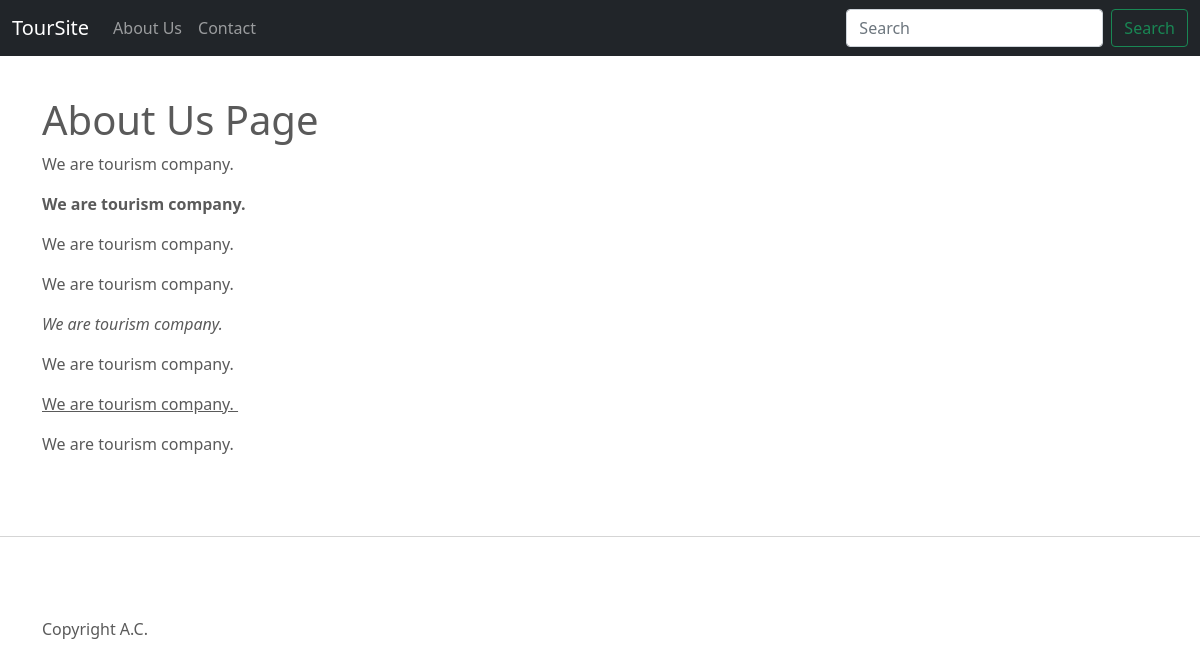
Screenshot of /page/about-us with the database file from the repository.
### toursite/models.py (models this page shows, shortened)
class Option(models.Model):
    name = models.CharField(max_length=200)
    description = models.TextField()
    content = RichTextField()

class Page(models.Model):
    title = models.CharField(max_length=200)
    slug = models.SlugField(default='', max_length=200, blank=True)
    link = models.CharField(max_length=500, null=True, blank=True)
    description = models.TextField()
    content = RichTextField()
    status = models.CharField(choices=(
            ('y', "Yayinda"),
            ('t', "Taslak"),
        ),
        max_length=1
    )
    page_type = models.CharField(choices=(
            ('u', "Üst menü"),
            ('y', "Yan Menü"),
            ('a', "Alt Menü"),
        ),
        max_length=1
    )
    order = models.IntegerField()
    parent = models.ForeignKey("Page", on_delete=models.SET_NULL, null=True, blank=True)
    def get_absolute_url(self):
        if self.link:
            return self.link
        else:
            return reverse('page-detail', kwargs={'slug': self.slug})

### toursite/views.py (the view)
# urls.py: path('page/<slug:slug>', PageDetailView.as_view(),name='page-detail'),
class PageDetailView(DetailView):
    model = Page
    template_name = 'page_detail.html'

### toursite/context_proccessors.py (called while the page is built)
def pages(request):
    return {
        'pages': Page.objects.all()
    }

def options(request):
    return {
        'options': Option.objects.all()
    }

### toursite/templates/page_detail.html (shortened to what this page needs)
{% extends 'base.html' %}
{% block content %}
<h1 class="mt-5">{{ page.title }} Page</h1>
{{ page.content | safe }}
{% endblock content %}

### toursite/templates/base.html (shortened to what this page needs)
<!doctype html>
<html lang="en">
<head>
    <link href="https://cdn.jsdelivr.net/npm/bootstrap@5.0.1/dist/css/bootstrap.min.css" rel="stylesheet"
>
    {% load static %}
    <link rel="stylesheet" type="text/css" href="{% static 'css\style-3.css' %}">
    <link rel="stylesheet" type="text/css" href="{% static 'css\carousel.css' %}">
</head>
<body class="d-flex flex-column h-100">
    <header>
        <nav class="navbar navbar-expand-md navbar-dark fixed-top bg-dark">
          <div class="container-fluid">
            <a class="navbar-brand" href="{% url 'home' %}">
                {% for option in options %}
                {% if option.name == 'Title' %}
                {{ option.content |safe }}
                {% endif %}
                {% endfor %}
            </a>
            <div class="collapse navbar-collapse" id="navbarCollapse">
              <ul class="navbar-nav me-auto mb-2 mb-md-0">
                {% for page in pages %}
                        {% if page.page_type == 'u' %}
                            {% if not page.parent %}
                                 {% if page.page_set.all %}
                            <li class="nav-item dropdown">
                                <a class="nav-link dropdown-toggle" data-bs-toggle="dropdown" href="#" role="button" aria-expanded="false">{{ page.title }}</a>
                                <ul class="dropdown-menu">
                                    {% for page_sub in page.page_set.all %}
                                        <li><a class="dropdown-item" href="{{ page_sub.get_absolute_url }}">{{ page_sub.title }}</a></li>
                                    {% endfor %}
                                </ul>
                                {% else %}
                                <li class="nav-item">
                                    <a class="nav-link" href="{{ page.get_absolute_url }}">{{ page.title }}</a>
                                  </li>
                                {% endif %}
                        {% endif %}
                    {% endif %}
                {% empty %}
                <li>Sorry, no page in this list.</li>
                {% endfor %}
              </ul>
              <form class="d-flex">
                <input class="form-control me-2" type="search" placeholder="Search" aria-label="Search">
                <button class="btn btn-outline-success" type="submit">Search</button>
              </form>
            </div>
          </div>
        </nav>
      </header>
      <main>
        <div class="container">
            {% block content %}
            {% endblock content %}
        </div>
        <hr class="featurette-divider">
        <footer class="container">
          {% for option in options %}
            {% if option.name == 'Footer' %}
            {{ option.content |safe }}
            {% endif %}
            {% endfor %}
        </footer>
      </main>
</body>
</html>

### toursite/static/css/carousel.css (style rules this page uses)
body { padding-top: 3rem; padding-bottom: 3rem; color: #5a5a5a; }
.featurette-divider { margin: 5rem 0; }

### rows the page displays
Option: content "TourSite"
Page: title "About Us", content "We are tourism company. We are tourism company. We are tourism company. We are tourism company. We are tourism company. We are tourism company. We are tourism company. We are tourism company."
Page: title "Contact"
Option: content "Copyright A.C."
